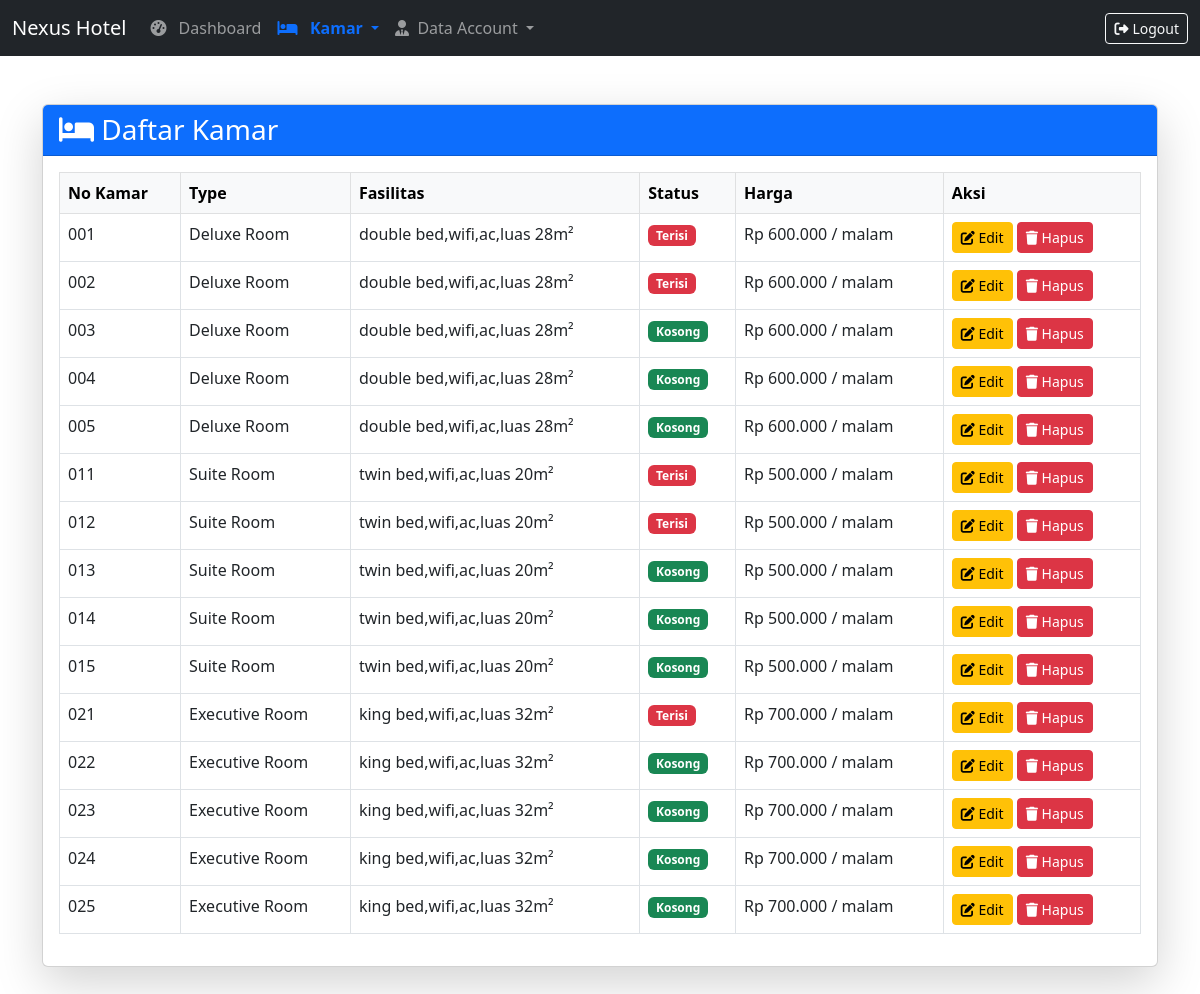
Page /admin/kamar.php on the earlier database version.
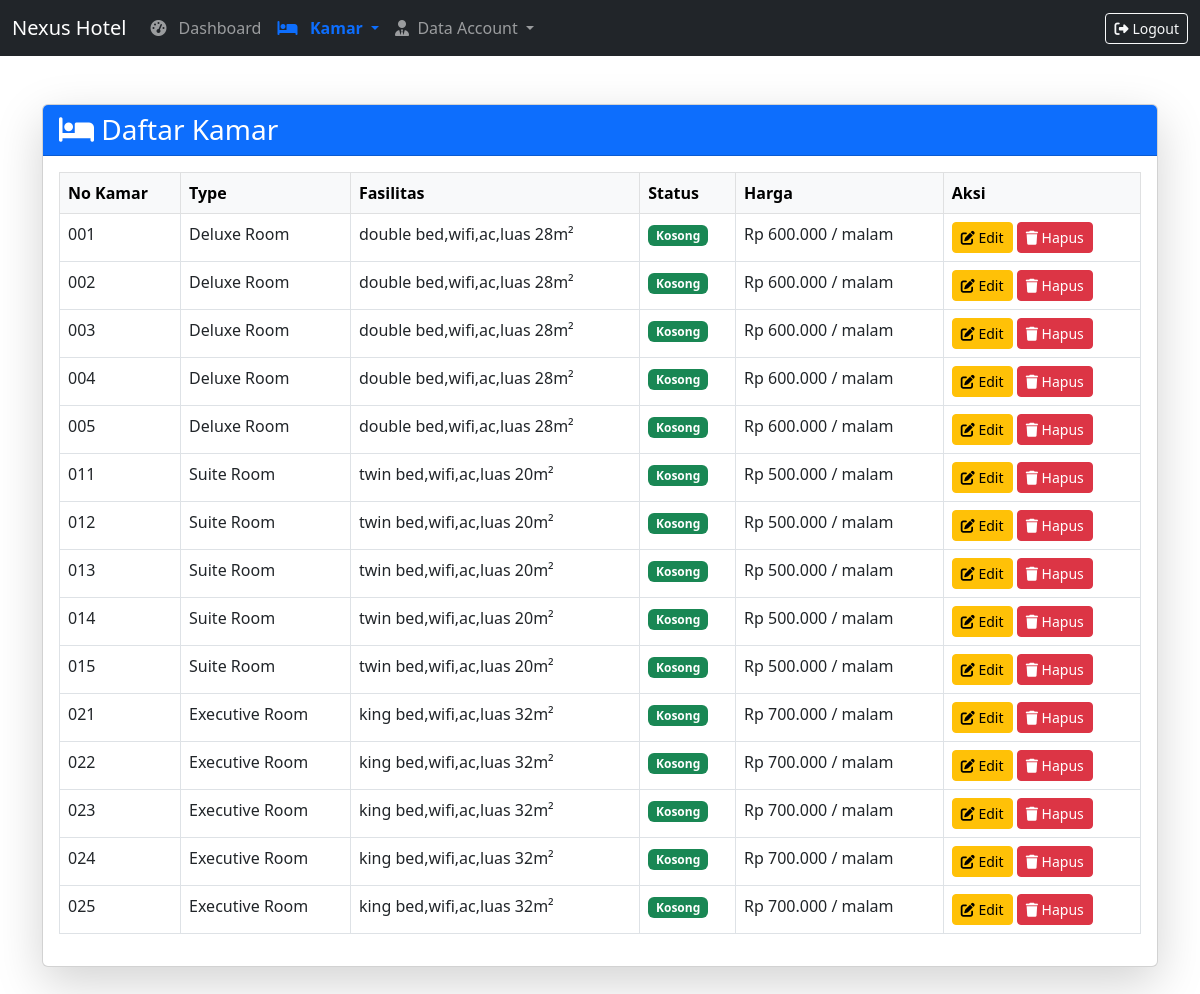
Same page on the later database version.
### tables this page shows
CREATE TABLE `kmr` (
  `idkmr` int(12) NOT NULL,
  `nokmr` varchar(5) NOT NULL,
  `tipe` varchar(255) NOT NULL,
  `harga` bigint(20) NOT NULL,
  `kap` varchar(255) NOT NULL,
  `status` varchar(20) NOT NULL,
  `fasilitas` varchar(255) NOT NULL
);

### admin/kamar.php (the view, shortened to what this page needs)
<?php
include '../koneksi.php';
$currentPage = 'kamar';
$sql = "SELECT * FROM kmr";
$result = $conn->query($sql);
?>
<!DOCTYPE html>
<html lang="en">
<head>
  <link href="https://cdn.jsdelivr.net/npm/bootstrap@5.3.0/dist/css/bootstrap.min.css" rel="stylesheet" />
  <link rel="stylesheet" href="https://cdnjs.cloudflare.com/ajax/libs/font-awesome/6.4.0/css/all.min.css" />
</head>
<body>
  <nav class="navbar navbar-expand-lg navbar-dark bg-dark d-none d-lg-flex">
    <div class="container-fluid">
      <a class="navbar-brand" href="dashboard.php">Nexus Hotel</a>
      <div class="collapse navbar-collapse">
        <ul class="navbar-nav me-auto mb-2 mb-lg-0">
          <li class="nav-item">
            <a class="nav-link <?php if ($currentPage == 'dashboard')
              echo 'active'; ?>" href="dashboard.php">
              <i class="fas fa-tachometer-alt me-2"></i> Dashboard
            </a>
          </li>
          <li class="nav-item dropdown">
            <a class="nav-link dropdown-toggle <?php if ($currentPage == 'kamar' || $currentPage == 'tambah')
              echo 'active'; ?>" data-bs-toggle="dropdown" href="#" role="button" aria-expanded="false">
              <i class="fas fa-bed"></i> &nbsp; Kamar
            </a>
          </li>
          <li class="nav-item dropdown">
            <a class="nav-link dropdown-toggle <?php if ($currentPage == 'dtadmin' || $currentPage == 'dtcust')
              echo 'active'; ?>" data-bs-toggle="dropdown" href="#" role="button" aria-expanded="false">
              <i class="fas fa-user-tie"></i>&nbsp; Data Account
            </a>
          </li>
        </ul>
        <a href="../logout.php" class="btn btn-outline-light btn-sm"><i class="fas fa-sign-out-alt me-1"></i>Logout</a>
      </div>
    </div>
  </nav>
  <div class="container my-5">
    <div class="card shadow-lg">
      <div class="card-header">
        <h3 class="mb-0"><i class="fas fa-bed"></i> Daftar Kamar</h3>
      </div>
      <div class="card-body">
        <div class="table-responsive">
          <table class="table table-bordered table-hover">
            <thead class="table-light">
              <tr>
                <th>No Kamar</th>
                <th>Type</th>
                <th>Fasilitas</th>
                <th>Status</th>
                <th>Harga</th>
                <th>Aksi</th>
              </tr>
            </thead>
            <tbody>
              <?php if ($result->num_rows > 0): ?>
                <?php while ($row = $result->fetch_assoc()): ?>
                  <tr>
                    <td><?= htmlspecialchars($row['nokmr']) ?></td>
                    <td><?= htmlspecialchars($row['tipe']) ?></td>
                    <td><?= htmlspecialchars($row['fasilitas']) ?></td>
                    <td>
                      <?php
                      $badge = 'secondary';
                      if ($row['status'] == 'Kosong')
                        $badge = 'success';
                      elseif ($row['status'] == 'Terisi')
                        $badge = 'danger';
                      elseif ($row['status'] == 'Maintenance')
                        $badge = 'warning';
                      ?>
                      <span class="badge bg-<?= $badge ?>"><?= htmlspecialchars($row['status']) ?></span>
                    </td>
                    <td>Rp <?= number_format($row['harga'], 0, ',', '.') ?> / malam</td>
                    <td>
                      <button class="btn btn-warning btn-sm" data-bs-toggle="modal"
                        data-bs-target="#editModal<?= $row['nokmr'] ?>">
                        <i class="fas fa-edit"></i> Edit
                      </button>
                      <a href="hapus.php?nokmr=<?= htmlspecialchars($row['nokmr']) ?>"
                        onclick="return confirm('Yakin ingin menghapus kamar ini?')" class="btn btn-danger btn-sm">
                        <i class="fas fa-trash"></i> Hapus
                      </a>
                    </td>
                  </tr>
                <?php endwhile; ?>
              <?php else: ?>
                <tr>
                  <td colspan="6" class="text-center">Tidak ada data</td>
                </tr>
              <?php endif; ?>
            </tbody>
          </table>
        </div>
      </div>
    </div>
  </div>
</body>
</html>

### admin/kamar.php (style rules this page uses)
.nav-link.active { font-weight: bold; color: #0d6efd !important; }
.card-header { background-color: #0d6efd; color: white; border-radius: 10px 10px 0 0; }

Differences in the rows shown:
changed kmr (number 1 of 15 on the later page): status "Terisi" → "Kosong"
changed kmr (number 2 of 15 on the later page): status "Terisi" → "Kosong"
changed kmr (number 6 of 15 on the later page): status "Terisi" → "Kosong"
changed kmr (number 7 of 15 on the later page): status "Terisi" → "Kosong"
changed kmr (number 11 of 15 on the later page): status "Terisi" → "Kosong"
